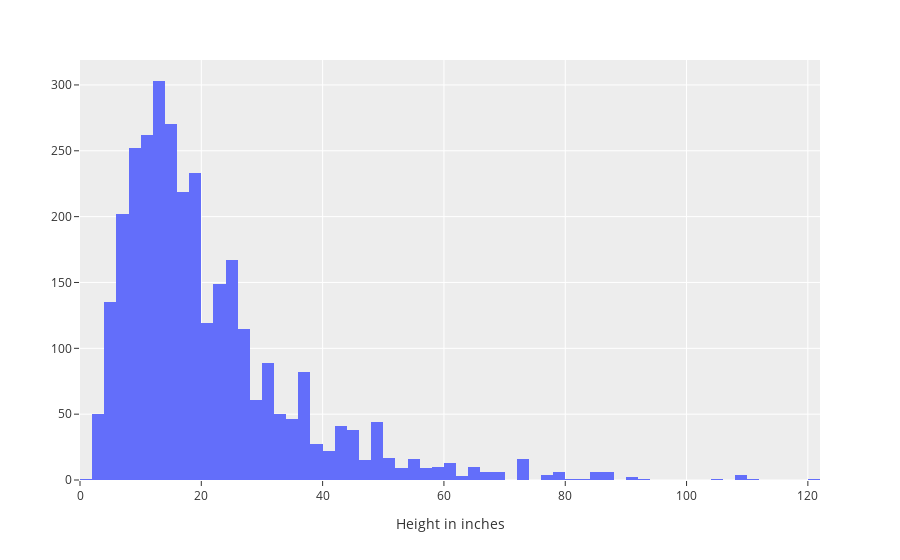

This figure's notebook cell:
### Code cell
fig_1 = px.histogram(DF,x='Height_in')

fig_1.update_layout(template="ggplot2",
                  xaxis_title="Height in inches",
                  yaxis_title="")

fig_1.show()

### Figure 1 — Plotly figure (JSON) as saved in the notebook; plotly's stock layout.template omitted (floating-point values rounded to 4 significant figures; data arrays with more than 128 entries replaced by an {"elided": "..."} marker saying what was removed)
{"data": [{"bingroup": "x", "hovertemplate": "Height_in=%{x}<br>count=%{y}<extra></extra>", "legendgroup": "", "marker": {"color": "#636efa", "pattern": {"shape": ""}}, "name": "", "orientation": "v", "showlegend": false, "type": "histogram", "x": {"elided": "3393 float values"}, "xaxis": "x", "yaxis": "y"}], "layout": {"barmode": "relative", "legend": {"tracegroupgap": 0}, "margin": {"t": 60}, "xaxis": {"anchor": "y", "domain": [0, 1], "title": {"text": "Height in inches"}}, "yaxis": {"anchor": "x", "domain": [0, 1], "title": {"text": ""}}}}
